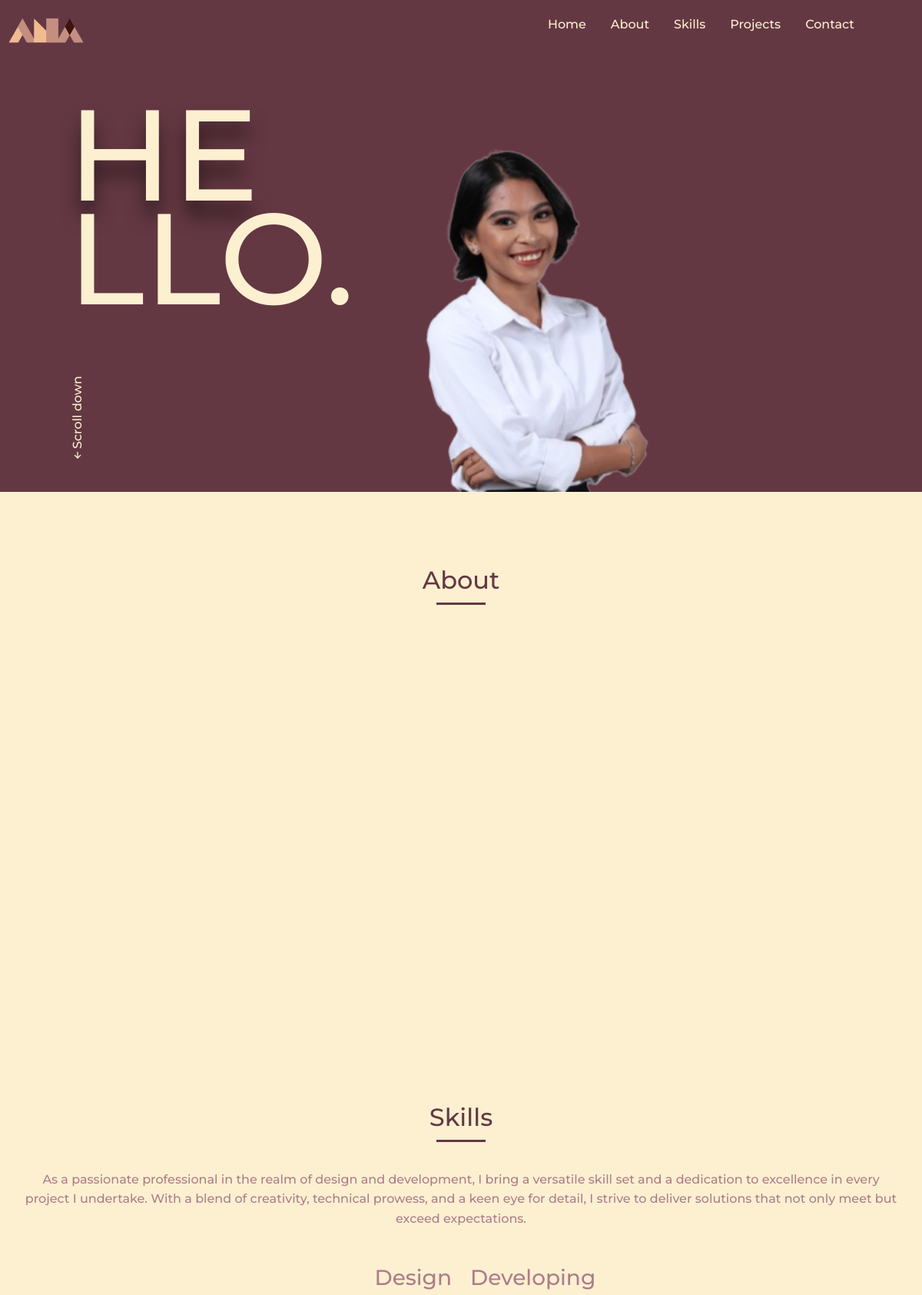
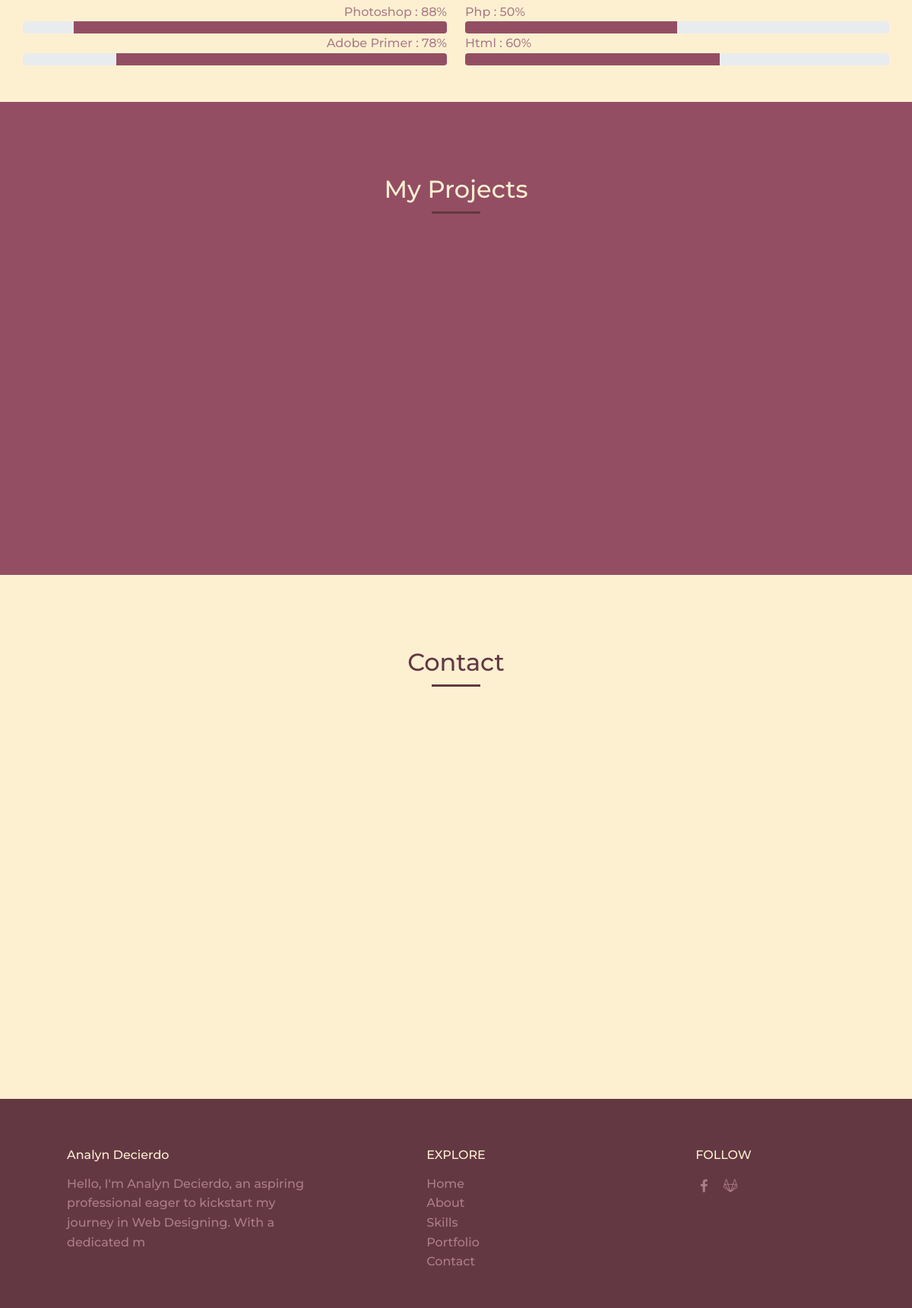
The page / on the database its author committed (2 pictures, top to bottom).
### Anna/models.py (models this page shows, shortened)
class Personal(models.Model):
    Profile = models.ImageField(upload_to="Profile", height_field=None, width_field=None, max_length=None)
    Tag = models.CharField(max_length=50)
    Name = models.CharField(max_length=50)
    description = models.TextField()
    footer = models.TextField()
    class Meta:
        verbose_name = ("Personal")
        verbose_name_plural = ("Personal Details")

class Social(models.Model):
    ICON_CHOICES = (
    ('facebook','facebook'),
    ('gitlab','Git Lab'),
    ('github','Git Hub'),
    ('messenger','Messenger'),
    ('twitter','Twitter'),
    ('google','Google'),
    ('linkedin','LinkedIn'),
    ('youtube','Youtube'),
    ('instagram','Instagram'),
    ('pinterest','Pinterest'),
    ('snapchat-ghost','Snapchat Ghost'),
    ('skype','Skype'),
    ('android','Andriod'),
    ('dribbble','Dribble'),
    ('vimeo','Vimeo'),
    ('tumblr','Tumblr'),
    ('vine','Vine'),
    ('foursquare','Foursquare'),
    ('stumbleupon','Stumbleupon'),
    ('flickr','Flickr'),
    ('yahoo','Yahoo'),
    ('soundcloud','Soundcloud'),
    ('reddit','Reddit'),
    ('rss','Rss'),
)
    icon = models.CharField(max_length=50, choices=ICON_CHOICES)
    link = models.CharField(max_length=100)
    class Meta:
        verbose_name = ("Social")
        verbose_name_plural = ("Socials")

### Portfolio/models.py (models this page shows, shortened)
class Design(models.Model):
    name = models.CharField(max_length=50)
    percentage = models.IntegerField()
    class Meta:
        verbose_name = ("Design")
        verbose_name_plural = ("Designing")

class Developing(models.Model):
    name = models.CharField(max_length=50)
    percentage = models.IntegerField()
    class Meta:
        verbose_name = ("Developing")
        verbose_name_plural = ("Developing")

### Anna/views.py (the view)
# urls.py: path('',views.home,name = 'home'),
def home(request):
    prj = Projects.objects.all()
    designs = Design.objects.all()
    devlop = Developing.objects.all()
    det = External.objects.all()
    pers = Personal.objects.all()
    soc = Social.objects.all()
    if request.method == 'POST':
        form = Contact_form(request.POST, request.FILES)
        if form.is_valid():
            form.save()
            messages.success(request, "Send Successfully")
            return redirect('home')
        else:
             messages.error(request, "Please Try Again")
    else:
        form = Contact_form()
    context = {
        'prj':prj,
        'designs':designs,
        'devlop':devlop,
        'det':det,
        'pers':pers,
        'form':form,
        'soc':soc,
        'jazzmin_settings': settings.JAZZMIN_SETTINGS,
    }
    return render(request,'index.html',context)

### Templates/index.html (shortened to what this page needs)
{% load static %}
<!DOCTYPE html>
<html lang="en">
<head>
    <link href="https://cdn.jsdelivr.net/npm/bootstrap@5.0.2/dist/css/bootstrap.min.css" rel="stylesheet">
    <link rel="stylesheet" href="{% static 'assets/css/styles.css' %}">
    <link href='https://cdn.jsdelivr.net/npm/boxicons@2.0.5/css/boxicons.min.css' rel='stylesheet'>
</head>
<body class="landing-body">
<header class="l-header">
    <nav class="nav bd-grid">
        <div>
            <img src="{% static 'assets/img/logo.png' %}" alt="" class="nav__logo">
        </div>
        <div class="nav__menu" id="nav-menu">
            <ul class="nav__list">
                <li class="nav__item"><a href="{% url 'home' %}" class="nav__link">Home</a></li>
                <li class="nav__item"><a href="#about" class="nav__link">About</a></li>
                <li class="nav__item"><a href="#skills" class="nav__link">Skills</a></li>
                <li class="nav__item"><a href="#Projects" class="nav__link">Projects</a></li>
                <li class="nav__item"><a href="#contact" class="nav__link">Contact</a></li>
            </ul>
        </div>
    </nav>
</header>
<main class="l-main">
    <section class="home" id="home">
        <div class="home__container bd-grid">
            <h1 class="home__title"><span>HE</span><br>LLO.</h1>
            <div class="home__scroll">
                <a href="#about" class="home__scroll-link"><i class='bx bx-up-arrow-alt' ></i>Scroll down</a>
            </div>
            {% for persn in pers %}
                <img src="{{ persn.Profile.url }}" alt="" class="home__img">
            {% endfor %}
        </div>
    </section>
    <section class="about section" id="about">
        <h2 class="section-title">About</h2>
        {% for persn in pers %}
            <div class="about__container bd-grid">
                <div>
                </div>
            </div>
        {% endfor %}
    </section>
    <section class="skills section container" id="skills">
        <h2 class="section-title">Skills</h2>
        <p class="text-center">As a passionate professional in the realm of design and development, I bring a versatile skill set and a dedication to excellence in every project I undertake. With a blend of creativity, technical prowess, and a keen eye for detail, I strive to deliver solutions that not only meet but exceed expectations.</p>
        <div class="row mt-5">
            <div class="col-sm-6 text-end">
                <h3>Design</h3>
                {% for des in designs %}
                    <p>{{ des.name }} : {{ des.percentage }}%</p>
                    <div class="progress justify-content-end">
                        <div class="progress-bar bg-darks" role="progressbar" style="width: {{ des.percentage }}%" aria-valuenow="25" aria-valuemin="0" aria-valuemax="100"></div>
                    </div>
                {% endfor %}
            </div>
            <div class="col-sm-6">
                <h3>Developing</h3>
                {% for dev in devlop %}
                    <p>{{ dev.name }} : {{ dev.percentage }}%</p>
                    <div class="progress">
                        <div class="progress-bar bg-darks" role="progressbar" style="width: {{ dev.percentage }}%" aria-valuenow="25" aria-valuemin="0" aria-valuemax="100"></div>
                    </div>
                {% endfor %}
            </div>
        </div>
    </section>
    <section class="portfolio section" id="Projects">
        <h2 class="section-title">My Projects</h2>
        <div class="portfolio__container bd-grid">
        </div>
    </section>
    <section class="contact section" id="contact">
        <h2 class="section-title">Contact</h2>
        <div class="contact__container bd-grid">
            <div class="contact__info">
            </div>
            <form method="POST" enctype="multipart/form-data" class="contact__form">
                <div class="contact__inputs">
                </div>
            </form>
        </div>
    </section>
</main>
<footer class="footer section">
    <div class="footer__container bd-grid">
        <div class="footer__data">
            {% for persn in pers  %}
                <h2 class="footer__title">{{ persn.Name }}</h2>
                <p class="footer__text">{{ persn.footer }}</p>
            {% endfor %}
        </div>
        <div class="footer__data">
            <h2 class="footer__title">EXPLORE</h2>
            <ul>
                <li><a href="#home" class="footer__link">Home</a></li>
                <li><a href="#about" class="footer__link">About</a></li>
                <li><a href="#skills" class="footer__link">Skills</a></li>
                <li><a href="#portfolio" class="footer__link">Portfolio</a></li>
                <li><a href="#Contact" class="footer__link">Contact</a></li>
            </ul>
        </div>
        <div class="footer__data">
            <h2 class="footer__title">FOLLOW</h2>
            {% for social in soc %}
                <a href="{{ social.link }}" target="_blank" class="footer__social"><i class='bx bxl-{{ social.icon }}' ></i></a>
            {% endfor %}
        </div>
    </div>
</footer>
</body>
</html>

### Templates/index.html (style rules this page uses)
.bg-darks { background-color: #944E63; }

### rows shown on the page
Personal: Profile (picture), Name "Analyn Decierdo", footer "Hello, I'm Analyn Decierdo, an aspiring professional eager to kickstart my journey in Web Designing. With a dedicated m"
Design: name "Photoshop", percentage "88"
Design: name "Adobe Primer", percentage "78"
Developing: name "Php", percentage "50"
Developing: name "Html", percentage "60"
